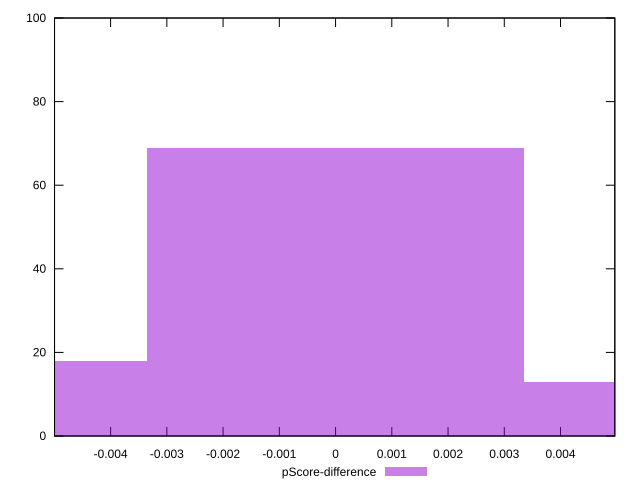

Recreate this plot in gnuplot.
reset

$pScoreDifference <<EOF
0 69
0.006707903617562291 13
-0.006707903617562291 18
EOF

set key outside below
set boxwidth 0.006707903617562291
set xrange [-0.004996851272947467:0.004965531871838791]
set yrange [0:100]
set trange [0:100]
set style fill transparent solid 0.5 noborder
set terminal svg size 640, 490 enhanced background rgb 'white'
set output "report_00013_2021-02-09T12-04-24.940Z/max-potential-fid/samples/pages+cached+noadtech+nomedia/pScore-difference/histogram.svg"

plot $pScoreDifference title "pScore-difference" with boxes

reset
